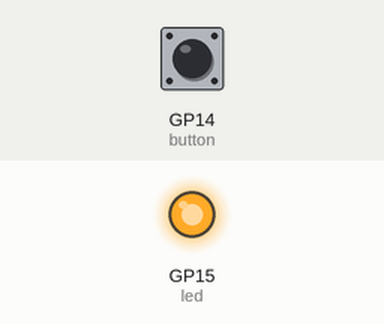
Recording of a program running on a simulated Raspberry Pi Pico running MicroPython. Shown: output pins drawn as LEDs (lit = HIGH). Inputs (shaded band) come from the test bench; at power-on: GP14 (button) LOW. Random numbers come from a fixed seed; what the program prints to the serial console is not drawn.

Above: at 0.1 s.
At 7.0 s:
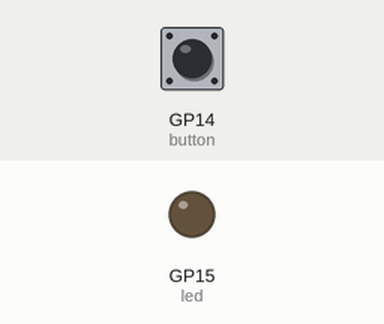
7.1 s: GP14 (button) pulled HIGH for 0.15 s
Timing chart, 0 to 10.1 s (numbered marks = the images above; inputs shaded):
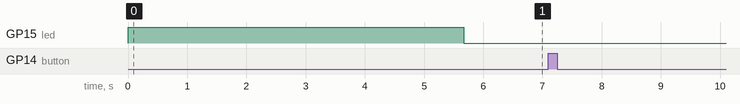

The program:

08_single_player_reaction_game.py
```python
from kfkonrad import Pin
import utime
import urandom

led = Pin(15, Pin.OUT)
button = Pin(14, Pin.IN, Pin.PULL_DOWN)
time_finish = -1


def button_handler(pin):
    global time_finish
    if time_finish == -1:
        time_finish = utime.ticks_ms()


led.value = 1
utime.sleep(urandom.uniform(5, 10))
led.value = 0
time_start = utime.ticks_ms()

button.irq(trigger=Pin.IRQ_RISING, handler=button_handler)

while time_finish == -1:
    utime.sleep(0.25)

time_reaction = utime.ticks_diff(time_finish, time_start)
print(f"Your reaction time was {time_reaction} milliseconds!")
```

kfkonrad.py
```python
import machine


class Pin(machine.Pin):
    @property
    def value(self):
        return super().value()

    @value.setter
    def value(self, arg):
        super().value(arg)

    def __eq__(self, other):
        return repr(self) == repr(other)
```

Measured:
- after the input at 7.1 s, every drawn part: stays the same
